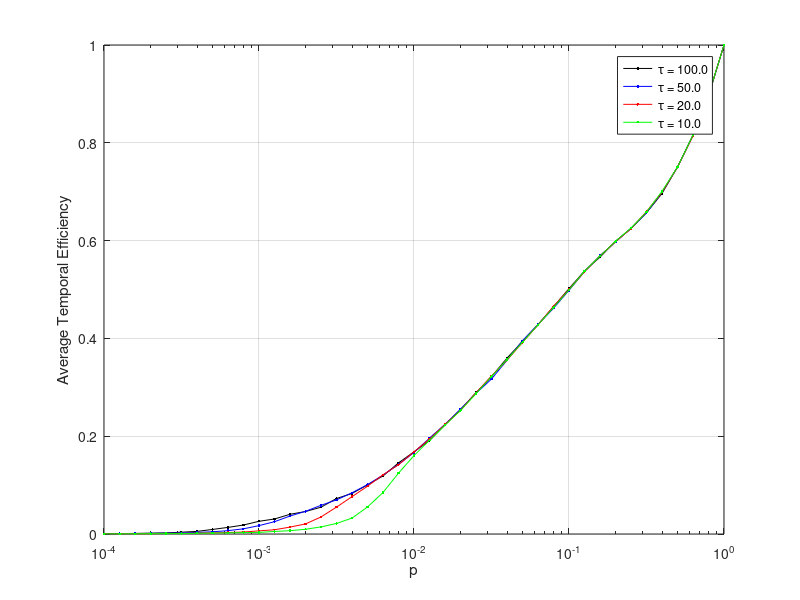

MATLAB code to generate this figure:
%  read labels and x-y data
load ErdosRenyiTemporalMetricsPlotsTau_100.dat;     %  read data into the my_xy matrix
Prob = ErdosRenyiTemporalMetricsPlotsTau_100(:,2);     %  copy first column of my_xy into x
Err1 = ErdosRenyiTemporalMetricsPlotsTau_100(:,3);     %  and second column into y

load ErdosRenyiTemporalMetricsPlotsTau_50.dat;     %  read data into the my_xy matrix
Err2 = ErdosRenyiTemporalMetricsPlotsTau_50(:,3);     %  and second column into y

load ErdosRenyiTemporalMetricsPlotsTau_20.dat;     %  read data into the my_xy matrix
Err3 = ErdosRenyiTemporalMetricsPlotsTau_20(:,3);     %  and second column into y

load ErdosRenyiTemporalMetricsPlotsTau_10.dat;     %  read data into the my_xy matrix
Err4 = ErdosRenyiTemporalMetricsPlotsTau_10(:,3);     %  and second column into y

semilogx(Prob,Err1,'k.-',Prob,Err2,'b.-',Prob,Err3,'r.-',Prob,Err4,'g.-');

xlabel('p');           % add axis labels and plot title
ylabel('Average Temporal Efficiency');
axis([0.0001 1.000 0.0 1.000],[0.0001 1.000 0.0 1.000]);
set(gca,'XScale','log','XGrid','on','YGrid','on','XMinorGrid','off');
%grid on;
legend('\tau = 100.0','\tau = 50.0','\tau = 20.0','\tau = 10.0');

%title('Mean monthly precipitation at Portland International Airport');
%plot(Prob,EffSim,'bx-',Prob,EffTheor,'ro-');     %  plot precip vs. month with circles